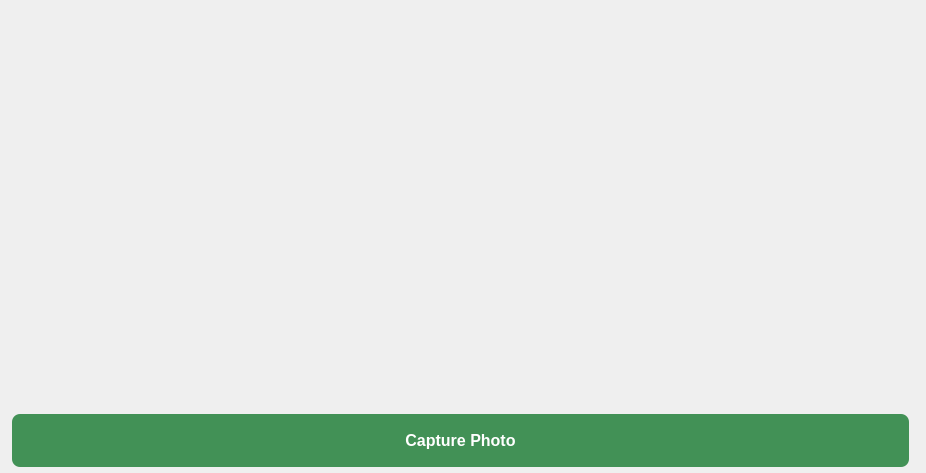
<?xml version="1.0" encoding="UTF-8"?>
<ui version="4.0">
 <class>cameraemp</class>
 <widget class="QDialog" name="cameraemp">
  <property name="geometry">
   <rect>
    <x>0</x>
    <y>0</y>
    <width>926</width>
    <height>473</height>
   </rect>
  </property>
  <property name="windowTitle">
   <string>Dialog</string>
  </property>
  <widget class="QPushButton" name="takeImageButton">
   <property name="enabled">
    <bool>false</bool>
   </property>
   <property name="geometry">
    <rect>
     <x>10</x>
     <y>410</y>
     <width>901</width>
     <height>61</height>
    </rect>
   </property>
   <property name="styleSheet">
    <string notr="true">QPushButton {
    background-color: 	#429156; /* Green */
    color: white;
    border: none;
    padding: 10px 20px;
    text-align: center;
    text-decoration: none;
    display: inline-block;
    font-size: 16px;
    margin: 4px 2px;
    cursor: pointer;
    border-radius: 8px;
    font-weight: bold; /* Make the text bold */
}

QPushButton:hover {
    background-color: #45a040; /* Darker green on hover */
}
</string>
   </property>
   <property name="text">
    <string>Capture Photo</string>
   </property>
  </widget>
  <widget class="QStackedWidget" name="stackedWidget">
   <property name="geometry">
    <rect>
     <x>10</x>
     <y>10</y>
     <width>901</width>
     <height>401</height>
    </rect>
   </property>
   <property name="sizePolicy">
    <sizepolicy hsizetype="Preferred" vsizetype="Preferred">
     <horstretch>1</horstretch>
     <verstretch>0</verstretch>
    </sizepolicy>
   </property>
   <property name="palette">
    <palette>
     <active>
      <colorrole role="Base">
       <brush brushstyle="SolidPattern">
        <color alpha="255">
         <red>255</red>
         <green>255</green>
         <blue>255</blue>
        </color>
       </brush>
      </colorrole>
      <colorrole role="Window">
       <brush brushstyle="SolidPattern">
        <color alpha="255">
         <red>145</red>
         <green>145</green>
         <blue>145</blue>
        </color>
       </brush>
      </colorrole>
     </active>
     <inactive>
      <colorrole role="Base">
       <brush brushstyle="SolidPattern">
        <color alpha="255">
         <red>255</red>
         <green>255</green>
         <blue>255</blue>
        </color>
       </brush>
      </colorrole>
      <colorrole role="Window">
       <brush brushstyle="SolidPattern">
        <color alpha="255">
         <red>145</red>
         <green>145</green>
         <blue>145</blue>
        </color>
       </brush>
      </colorrole>
     </inactive>
     <disabled>
      <colorrole role="Base">
       <brush brushstyle="SolidPattern">
        <color alpha="255">
         <red>145</red>
         <green>145</green>
         <blue>145</blue>
        </color>
       </brush>
      </colorrole>
      <colorrole role="Window">
       <brush brushstyle="SolidPattern">
        <color alpha="255">
         <red>145</red>
         <green>145</green>
         <blue>145</blue>
        </color>
       </brush>
      </colorrole>
     </disabled>
    </palette>
   </property>
   <property name="currentIndex">
    <number>0</number>
   </property>
   <widget class="QWidget" name="viewfinderPage">
    <layout class="QGridLayout" name="gridLayout_5">
     <item row="0" column="0">
      <widget class="QCameraViewfinder" name="viewfinder" native="true"/>
     </item>
    </layout>
   </widget>
   <widget class="QWidget" name="previewPage">
    <layout class="QGridLayout" name="gridLayout_4">
     <item row="0" column="0">
      <widget class="QLabel" name="lastImagePreviewLabel">
       <property name="sizePolicy">
        <sizepolicy hsizetype="Preferred" vsizetype="MinimumExpanding">
         <horstretch>0</horstretch>
         <verstretch>0</verstretch>
        </sizepolicy>
       </property>
       <property name="frameShape">
        <enum>QFrame::Box</enum>
       </property>
       <property name="text">
        <string/>
       </property>
      </widget>
     </item>
    </layout>
   </widget>
  </widget>
 </widget>
 <customwidgets>
  <customwidget>
   <class>QCameraViewfinder</class>
   <extends>QWidget</extends>
   <header>qcameraviewfinder.h</header>
   <container>1</container>
  </customwidget>
 </customwidgets>
 <resources/>
 <connections/>
</ui>
